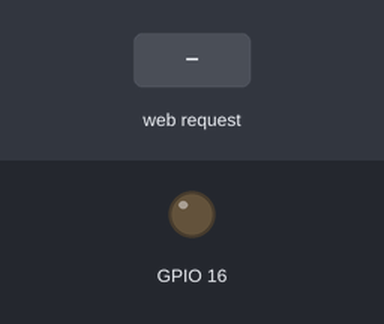
The sketch below on a simulated ESP8266 (NodeMCU). Shown: output pins drawn as LEDs (lit = HIGH). The test bench sets the inputs (shaded band). WiFi joins after 1.5 s; servers stay silent unless stated; what the sketch prints to the serial monitor is not drawn.

Above: at 2.8 s.
2.9 s: HTTP request GET /0 received
At 3.2 s:
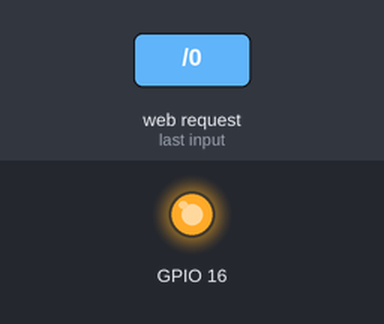
4.4 s: HTTP request GET /1 received
At 5.5 s:
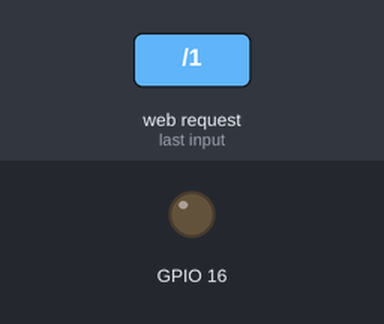
Timing chart, 0 to 7.4 s (numbered marks = the images above; inputs shaded):
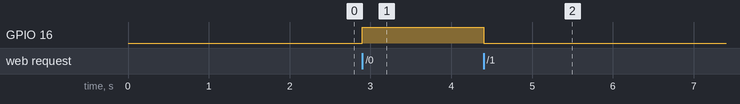

The sketch:

nodemcu_webpage_led.ino
```cpp
#include <ESP8266WiFi.h>
#include <ESP8266WebServer.h>

const char* ssid = "AndroidAP";
const char* password = "password123";

ESP8266WebServer server(80);
char temp[400];
void handleRoot()
{
  snprintf(temp, 400,
"<html>\
  <head>\
  </head>\
    <body>\
       <h1>LED Automation</h1>\
       <a href =\"/1\"> <button onclick=\"alert('Turn ON the LED ?')\"style=\"/font-family:century gothic;color:White;font-size:20px;background-color:Green;\">LED ON</button></a>\
       <a href =\"/0\"> <button onclick=\"alert('Turn OFF the LED ?')\" style=\"/font-family:century gothic;color:White;font-size:20px;background-color:Red;\">LED OFF</button></a>\
       </body>\
</html>");
  server.send(200, "text/html", temp);
}


void ledOn()
{
  pinMode(16, OUTPUT);
  digitalWrite(16, LOW);
  delay(1000);
  server.send(200, "text/html", temp);
}

void ledOff()
{
  pinMode(16, OUTPUT);
  digitalWrite(16, HIGH);
  delay(1000);
  server.send(200, "text/html", temp);
}


void setup()
{

  Serial.begin(9600);
  Serial.println("WiFi Connect with username of ");
  Serial.println(ssid);
  WiFi.begin(ssid, password);   // Connect to WiFi network

  while (WiFi.status() != WL_CONNECTED)
  {


    Serial.print("....");
    delay(200);
  }

  Serial.println("\n WiFi Connected to ");

  Serial.print("IP address: ");
  Serial.println(WiFi.localIP()); //To display WiFi IP Address

  server.on("/", handleRoot);
  server.on("/0", ledOff);
  server.on("/1", ledOn);

  server.begin();
  Serial.println("HTTP server started");
}

void loop(void)
{
  server.handleClient();
}
```

Measured:
- after the input at 2.9 s, GPIO 16: LOW → HIGH at once
- after the input at 4.4 s, GPIO 16: HIGH → LOW at once
